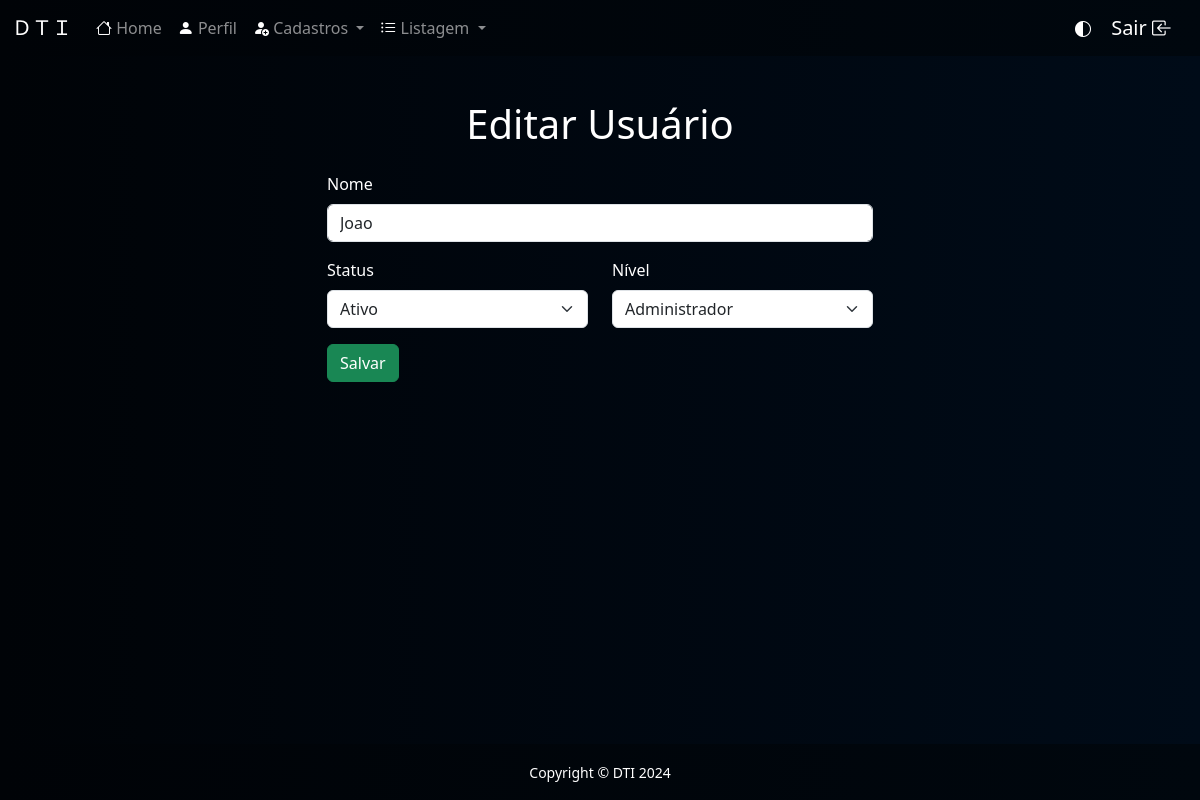
/editar/edit-usuario.php?id=1 (signed in), run on the app's committed database.
### tables this page shows
CREATE TABLE `usuario` (
  `id` int(11) NOT NULL,
  `nome` varchar(100) NOT NULL,
  `senha` varchar(100) NOT NULL,
  `status` int(1) NOT NULL,
  `nivel` int(1) NOT NULL
);

### editar/edit-usuario.php (the view, shortened to what this page needs)
<?php
    require_once('../conexao.php');
    $sql = "SELECT * FROM usuario WHERE id = " . $_GET['id'];
    $resultado = mysqli_query($conexao, $sql);
    $linha = mysqli_fetch_array($resultado);
    if ($linha['status'] == 1 ) {
        $inputStatus = "Ativo";
    } else {
        $inputStatus = "Inativo";
    }
    if ($linha['nivel'] == 2 ) {
        $inputNivel = "Administrador";
    } else {
        $inputNivel = "Usuário comum";
    }
?>
<!DOCTYPE html>
<html lang="pt-br">
<head>
    <link href="https://cdn.jsdelivr.net/npm/bootstrap@5.3.3/dist/css/bootstrap.min.css" rel="stylesheet">
    <link rel="stylesheet" href="https://cdn.jsdelivr.net/npm/bootstrap-icons@1.11.3/font/bootstrap-icons.min.css">
</head>
<body>
    <?php require_once("../template/menu01.php") ?>
    <main class="container" style="margin-top: 100px;">
        <h1 class="text-center mb-4">Editar Usuário</h1>
        <div class="row justify-content-center">
            <div class="col-md-6">
                <form method="post">
                    <div class="mb-3">
                        <label for="edit-nome-usuario" class="form-label">Nome</label>
                        <input type="text" class="form-control" name="edit-nome-usuario" id="edit-nome-usuario" value="<?= $linha['nome'] ?>" required>
                    </div>
                    <div class="mb-3 row">
                        <div class="col">
                            <label for="edit-status" class="form-label">Status</label>
                            <select class="form-select me-2" name="edit-status" id="edit-status">
                                <option selected value="<?= $linha['status'] ?>"><?= $inputStatus ?></option>
                            </select>
                        </div>
                        <div class="col">
                            <label for="edit-nivel" class="form-label">Nível</label>
                            <select class="form-select me-2" name="edit-nivel" id="edit-nivel">
                                <option selected value="<?= $linha['nivel'] ?>"><?= $inputNivel ?></option>
                            </select>
                        </div>
                    </div>
                    <button type="submit" class="btn btn-success" name="salvar">Salvar</button>
                </form>
            </div>
        </div>
    </main>
    <?php require_once("../template/rodape01.php") ?>
</body>
</html>

### editar/edit-usuario.php (style rules this page uses)
* { color: white; }
body { background-color: #000B18; display: flex; flex-direction: column; min-height: 100vh; }
main { flex: 1; }
option { color: black; }

### template/menu01.php (style rules this page uses)
body { background: linear-gradient(to right, #000307, #000B18); color: #fff; }

### data on the page
usuario: edit-nome-usuario "Joao", edit-status "Ativo", edit-nivel "Administrador"
